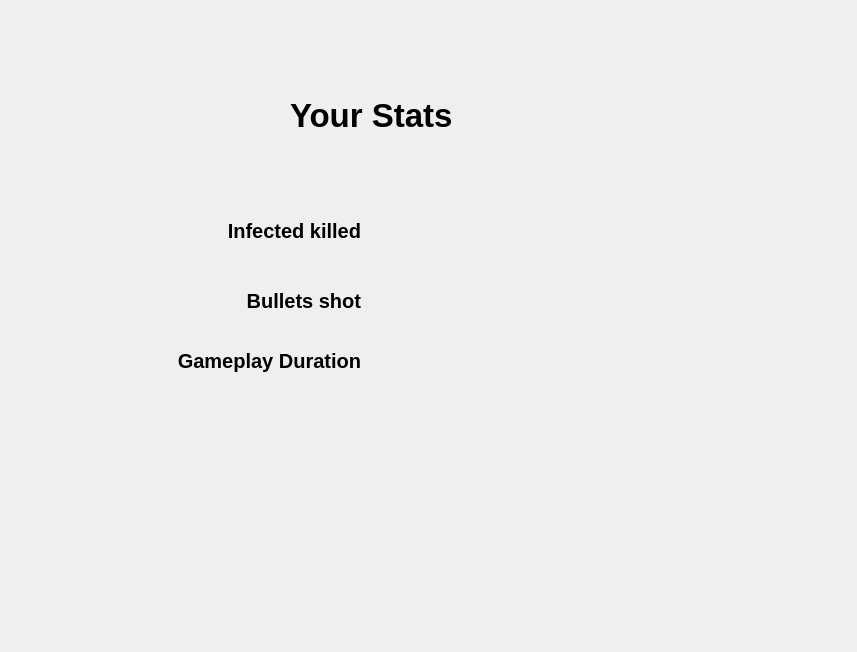
<?xml version="1.0" encoding="UTF-8"?>
<ui version="4.0">
 <class>RankingClearTheZone</class>
 <widget class="QDialog" name="RankingClearTheZone">
  <property name="geometry">
   <rect>
    <x>0</x>
    <y>0</y>
    <width>857</width>
    <height>652</height>
   </rect>
  </property>
  <property name="windowTitle">
   <string>Dialog</string>
  </property>
  <widget class="QLabel" name="your_stats">
   <property name="geometry">
    <rect>
     <x>290</x>
     <y>80</y>
     <width>171</width>
     <height>71</height>
    </rect>
   </property>
   <property name="font">
    <font>
     <pointsize>25</pointsize>
     <bold>true</bold>
    </font>
   </property>
   <property name="text">
    <string>Your Stats</string>
   </property>
  </widget>
  <widget class="QLabel" name="bullets_shot">
   <property name="geometry">
    <rect>
     <x>380</x>
     <y>280</y>
     <width>171</width>
     <height>41</height>
    </rect>
   </property>
   <property name="font">
    <font>
     <pointsize>13</pointsize>
    </font>
   </property>
   <property name="text">
    <string/>
   </property>
   <property name="alignment">
    <set>Qt::AlignLeading|Qt::AlignLeft|Qt::AlignVCenter</set>
   </property>
  </widget>
  <widget class="QLabel" name="blood_hand">
   <property name="geometry">
    <rect>
     <x>380</x>
     <y>300</y>
     <width>281</width>
     <height>311</height>
    </rect>
   </property>
   <property name="text">
    <string/>
   </property>
   <property name="pixmap">
    <pixmap resource="assets_ending.qrc">:/imgs/blood_hand.png</pixmap>
   </property>
   <property name="scaledContents">
    <bool>true</bool>
   </property>
  </widget>
  <widget class="QLabel" name="label_infcted_killed">
   <property name="geometry">
    <rect>
     <x>190</x>
     <y>210</y>
     <width>171</width>
     <height>41</height>
    </rect>
   </property>
   <property name="font">
    <font>
     <pointsize>15</pointsize>
     <bold>true</bold>
    </font>
   </property>
   <property name="text">
    <string>Infected killed</string>
   </property>
   <property name="alignment">
    <set>Qt::AlignRight|Qt::AlignTrailing|Qt::AlignVCenter</set>
   </property>
  </widget>
  <widget class="QLabel" name="gameplay_duration">
   <property name="geometry">
    <rect>
     <x>380</x>
     <y>340</y>
     <width>171</width>
     <height>41</height>
    </rect>
   </property>
   <property name="font">
    <font>
     <pointsize>13</pointsize>
    </font>
   </property>
   <property name="text">
    <string/>
   </property>
   <property name="alignment">
    <set>Qt::AlignLeading|Qt::AlignLeft|Qt::AlignVCenter</set>
   </property>
  </widget>
  <widget class="QLabel" name="label_bullets_shot">
   <property name="geometry">
    <rect>
     <x>170</x>
     <y>280</y>
     <width>191</width>
     <height>41</height>
    </rect>
   </property>
   <property name="font">
    <font>
     <pointsize>15</pointsize>
     <bold>true</bold>
    </font>
   </property>
   <property name="text">
    <string>Bullets shot</string>
   </property>
   <property name="alignment">
    <set>Qt::AlignRight|Qt::AlignTrailing|Qt::AlignVCenter</set>
   </property>
  </widget>
  <widget class="QLabel" name="amount_infcted_killed">
   <property name="geometry">
    <rect>
     <x>380</x>
     <y>210</y>
     <width>171</width>
     <height>41</height>
    </rect>
   </property>
   <property name="font">
    <font>
     <pointsize>13</pointsize>
    </font>
   </property>
   <property name="text">
    <string/>
   </property>
   <property name="alignment">
    <set>Qt::AlignLeading|Qt::AlignLeft|Qt::AlignVCenter</set>
   </property>
  </widget>
  <widget class="QLabel" name="label_gameplay_duration">
   <property name="geometry">
    <rect>
     <x>160</x>
     <y>340</y>
     <width>201</width>
     <height>41</height>
    </rect>
   </property>
   <property name="font">
    <font>
     <pointsize>15</pointsize>
     <bold>true</bold>
    </font>
   </property>
   <property name="text">
    <string>Gameplay Duration</string>
   </property>
   <property name="alignment">
    <set>Qt::AlignRight|Qt::AlignTrailing|Qt::AlignVCenter</set>
   </property>
  </widget>
  <widget class="QLabel" name="background">
   <property name="geometry">
    <rect>
     <x>0</x>
     <y>-10</y>
     <width>861</width>
     <height>651</height>
    </rect>
   </property>
   <property name="text">
    <string/>
   </property>
   <property name="pixmap">
    <pixmap resource="assets_ending.qrc">:/imgs/background_40-min.png</pixmap>
   </property>
   <property name="scaledContents">
    <bool>true</bool>
   </property>
  </widget>
  <zorder>background</zorder>
  <zorder>your_stats</zorder>
  <zorder>bullets_shot</zorder>
  <zorder>blood_hand</zorder>
  <zorder>label_infcted_killed</zorder>
  <zorder>gameplay_duration</zorder>
  <zorder>label_bullets_shot</zorder>
  <zorder>amount_infcted_killed</zorder>
  <zorder>label_gameplay_duration</zorder>
 </widget>
 <resources>
  <include location="assets_ending.qrc"/>
 </resources>
 <connections/>
</ui>
